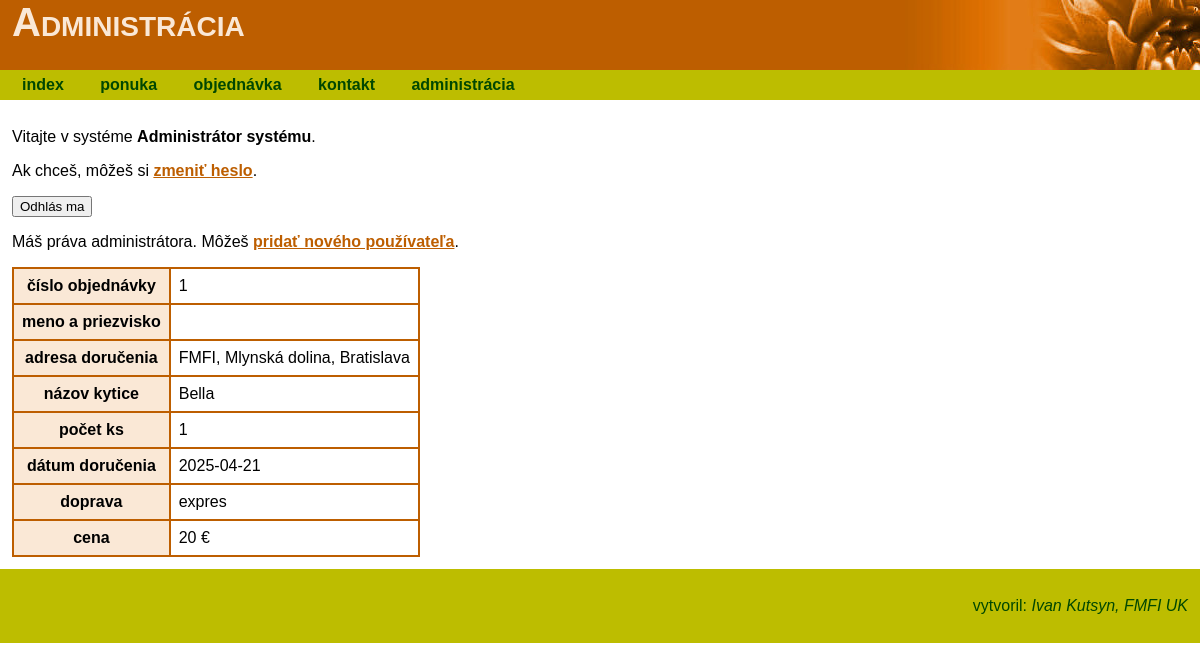
/uloha-09-zdroj/administracia.php?kod=1 (signed in), run on the app's committed database.
### tables this page shows
CREATE TABLE `kvety_objednavky` (
  `id` int(11) NOT NULL,
  `uid` smallint(6) NOT NULL,
  `adresa` text NOT NULL,
  `kytica` smallint(6) NOT NULL,
  `pocet` tinyint(4) NOT NULL,
  `doprava` varchar(10) NOT NULL,
  `datum` date NOT NULL,
  `cena_spolu` float NOT NULL
);

CREATE TABLE `kvety_tovar` (
  `kod` smallint(6) NOT NULL,
  `nazov` varchar(100) NOT NULL,
  `popis` text NOT NULL,
  `cena` float NOT NULL,
  `na_sklade` smallint(6) NOT NULL
);

### uloha-09-zdroj/funkcie.php (the view, shortened to what this page needs)
<?php
function hlavicka($nadpis) {
?>
<!DOCTYPE html>
<html lang="sk">
<head>
<link href="styly.css" rel="stylesheet">
</head>
<body>
<header>
<h1><?php echo $nadpis; ?></h1>
</header>
<?php
}
?>
<?php
function vypis_objednavku($mysqli, $id) {
	if (!$mysqli->connect_errno) {
		$id = $mysqli->real_escape_string($id);
		$sql = "SELECT * FROM kvety_objednavky, kvety_tovar WHERE kvety_objednavky.kytica = kvety_tovar.kod AND kvety_objednavky.id='$id'";
		if (($result = $mysqli->query($sql)) && ($row = $result->fetch_assoc()) ) {
			echo '<table>';
			echo "<tr><th>číslo objednávky</th><td>{$row['id']}</td></tr>\n";
			echo "<tr><th>meno a priezvisko</th><td>{$row['meno']}</td></tr>\n";
			echo "<tr><th>adresa doručenia</th><td>{$row['adresa']}</td></tr>\n";
			echo "<tr><th>názov kytice</th><td>{$row['nazov']}</td></tr>\n";
			echo "<tr><th>počet ks</th><td>{$row['pocet']}</td></tr>\n";
			echo "<tr><th>dátum doručenia</th><td>{$row['datum']}</td></tr>\n";
			echo "<tr><th>doprava</th><td>{$row['doprava']}</td></tr>\n";
			echo "<tr><th>cena</th><td>{$row['cena_spolu']} &euro;</td></tr>\n";
			echo '</table>';
		} else {
			echo '<p class="chyba">NEpodarilo sa získať údaje z databázy, resp. objednávka neexistuje</p>' . $mysqli->error ;
		}
	}
}
?>

### uloha-09-zdroj/styly.css (style rules this page uses)
body { margin: 0; font-family: Verdana, Arial, Helvetica, sans-serif; }
header { background-image: url('obrazky/logo.jpg'); background-repeat: no-repeat; background-position: right top; background-color: #BD5E00; height: 70px; }
header h1 { font-size: 2.5em; color: #FAE8D6; font-variant: small-caps; margin: 0; }
header h1 { padding-left: 1%; }
table { border-collapse: collapse; }
th, td { border: 2px solid #BD5E00; padding: 0.5em; }
th { background-color: #FAE8D6; }

### data on the page
kvety_objednavky: id "1", adresa "FMFI, Mlynská dolina, Bratislava", kvety_tovar.nazov "Bella", pocet "1", datum "2025-04-21", doprava "expres", cena_spolu "20"

### other printed values
$nadpis "Administrácia"
$_SESSION['user']['meno'] . ' ' . $_SESSION['user']['priezvisko'] "Administrátor systému"
AUTOR "Ivan Kutsyn"
WEB "FMFI UK"
